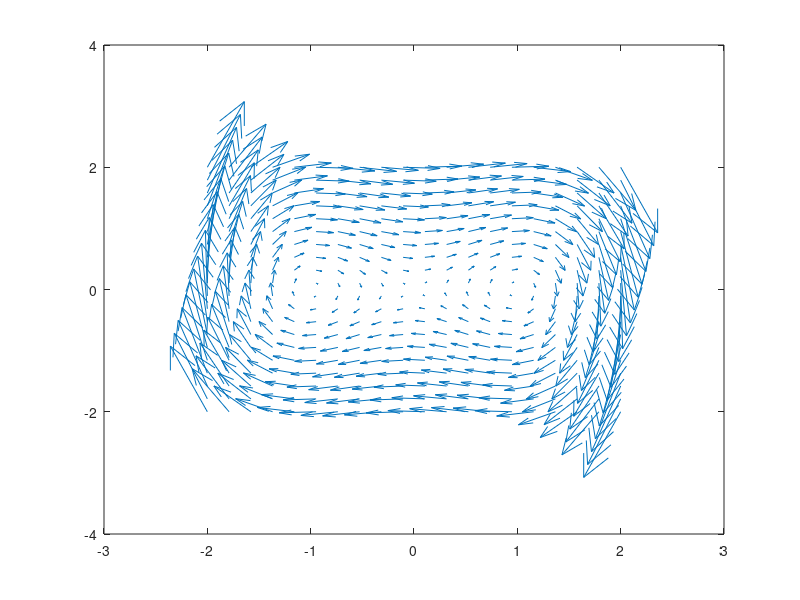

This chart was generated by the following MATLAB code:
function Vectorfield
	title('Saddle point');

	steps = 20;

	x = linspace(-2, 2, steps);
	y = linspace(-2, 2, steps);

	[xx,yy] = meshgrid(1:steps);

	for i=1:steps
		for j=1:steps
			xx(i,j) = x(j);
			yy(j,i) = y(j);
		endfor
	endfor
	u = yy;
	v = xx;

	for i=1:steps
		for j=1:steps
			v(i,j)=transform(v(i,j));
		endfor
	endfor

	quiver(xx,yy,u,v,4);
endfunction

function retval = transform(i)
	retval = i-(i*i*i);
endfunction